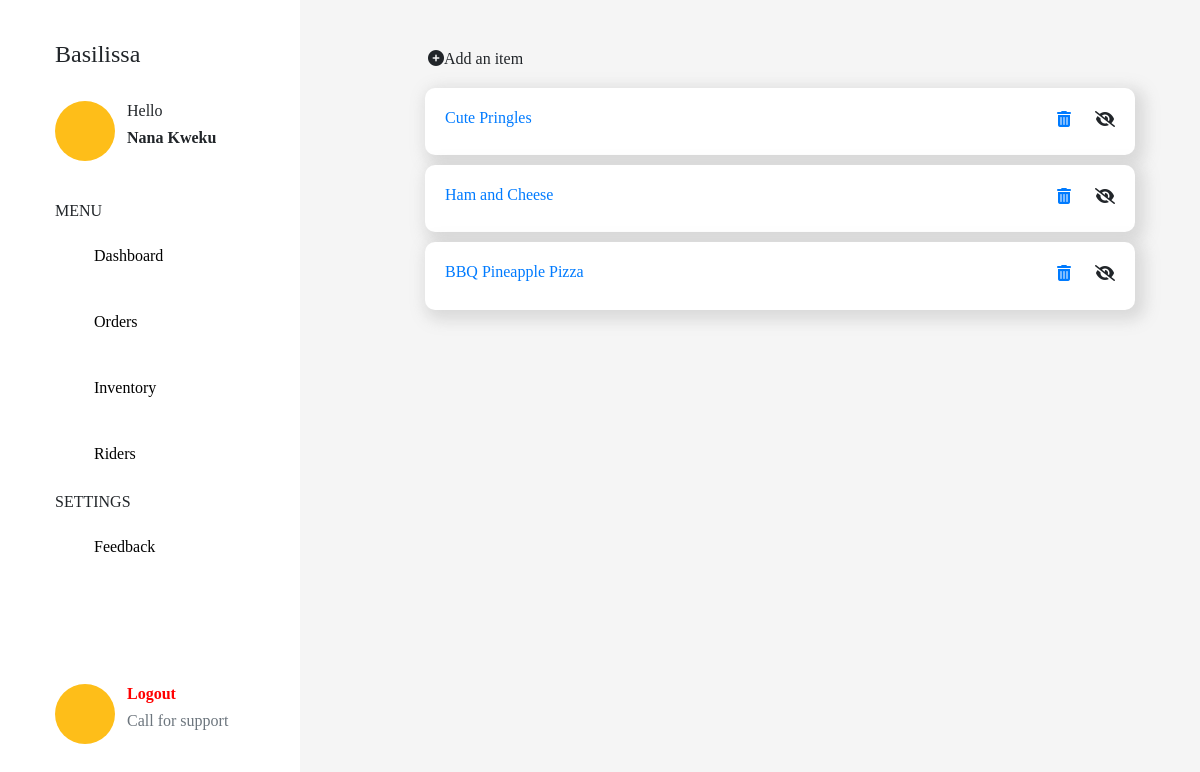
/items, run on an earlier commit of the app's database.
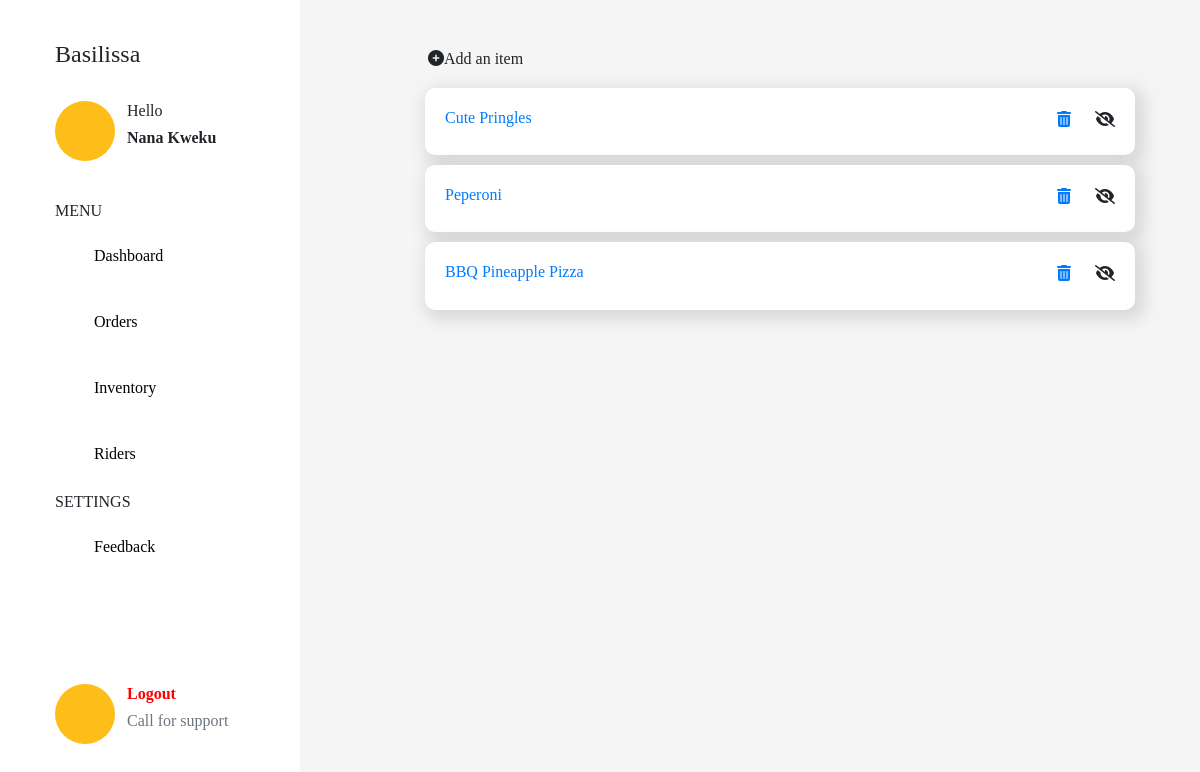
And on a later commit of the database.
### models.py (models this page shows, shortened)
class Item(db.Model):
    id = db.Column(db.Integer, primary_key=True)
    name = db.Column(db.String, nullable=False)
    price = db.Column(db.String, nullable=False)
    description = db.Column(db.String, nullable=False)
    category = db.Column(db.String, nullable=False)
    image_file = db.Column(db.String(200), default='default.png')
    status = db.Column(db.Boolean, default=True)

### app.py (the view)
@app.route('/items')
def items():
    items = Item.query.all()
    return render_template('items.html', items = items)

### templates/items.html
{% extends "dash.html" %}
{% block body %}
<div class="container">
   <a href="{{url_for('additem')}}"><button class="btn"><i class="fas fa-plus-circle"></i>Add an item</button></a>
    {% for item in items %}
    <div class="strip">
        <a href="{{url_for('item', id=item.id)}}">
            <h6>{{item.name}}</h6>
        </a>
            <div class="actions">
                <a href="{{url_for('delete', id=item.id)}}">
                <i class="fas fa-trash-alt" style="margin-right: 20px;"></i>
            </a>
                <i class="fas fa-eye-slash "></i>
            </div>
        </div>
        {% endfor %}
</div>
{% endblock %}

What changed in the data, as far as the page shows it:
changed Item: name "Ham and Cheese" → "Peperoni"
